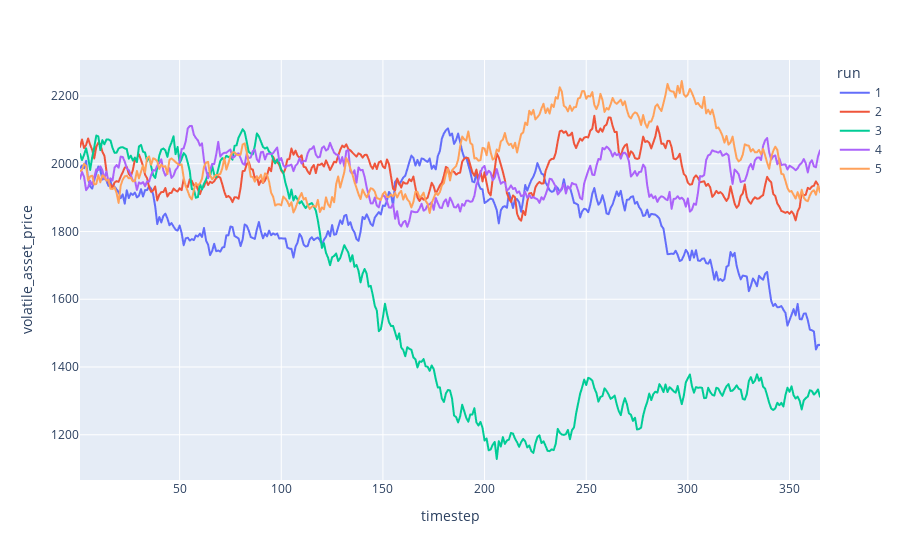

Notebook code for this chart:
### Markdown cell above
## Asset Prices

### Code cell
df.query("subset == 0").plot(x='timestep', y='volatile_asset_price', color='run')

### Figure 1 — Plotly figure (JSON) as saved in the notebook; plotly's stock layout.template omitted (floating-point values rounded to 4 significant figures; data arrays with more than 128 entries replaced by an {"elided": "..."} marker saying what was removed)
{"data": [{"hovertemplate": "run=1<br>timestep=%{x}<br>volatile_asset_price=%{y}<extra></extra>", "legendgroup": "1", "line": {"color": "#636efa", "dash": "solid"}, "mode": "lines", "name": "1", "showlegend": true, "type": "scattergl", "x": {"elided": "365 int values"}, "xaxis": "x", "y": {"elided": "365 float values"}, "yaxis": "y"}, {"hovertemplate": "run=2<br>timestep=%{x}<br>volatile_asset_price=%{y}<extra></extra>", "legendgroup": "2", "line": {"color": "#EF553B", "dash": "solid"}, "mode": "lines", "name": "2", "showlegend": true, "type": "scattergl", "x": {"elided": "365 int values"}, "xaxis": "x", "y": {"elided": "365 float values"}, "yaxis": "y"}, {"hovertemplate": "run=3<br>timestep=%{x}<br>volatile_asset_price=%{y}<extra></extra>", "legendgroup": "3", "line": {"color": "#00cc96", "dash": "solid"}, "mode": "lines", "name": "3", "showlegend": true, "type": "scattergl", "x": {"elided": "365 int values"}, "xaxis": "x", "y": {"elided": "365 float values"}, "yaxis": "y"}, {"hovertemplate": "run=4<br>timestep=%{x}<br>volatile_asset_price=%{y}<extra></extra>", "legendgroup": "4", "line": {"color": "#ab63fa", "dash": "solid"}, "mode": "lines", "name": "4", "showlegend": true, "type": "scattergl", "x": {"elided": "365 int values"}, "xaxis": "x", "y": {"elided": "365 float values"}, "yaxis": "y"}, {"hovertemplate": "run=5<br>timestep=%{x}<br>volatile_asset_price=%{y}<extra></extra>", "legendgroup": "5", "line": {"color": "#FFA15A", "dash": "solid"}, "mode": "lines", "name": "5", "showlegend": true, "type": "scattergl", "x": {"elided": "365 int values"}, "xaxis": "x", "y": {"elided": "365 float values"}, "yaxis": "y"}], "layout": {"autosize": true, "legend": {"title": {"text": "run"}, "tracegroupgap": 0}, "margin": {"t": 60}, "xaxis": {"anchor": "y", "autorange": true, "domain": [0, 1], "range": [1, 365], "title": {"text": "timestep"}, "type": "linear"}, "yaxis": {"anchor": "x", "autorange": true, "domain": [0, 1], "range": [1066.0, 2306.0], "title": {"text": "volatile_asset_price"}, "type": "linear"}}}
